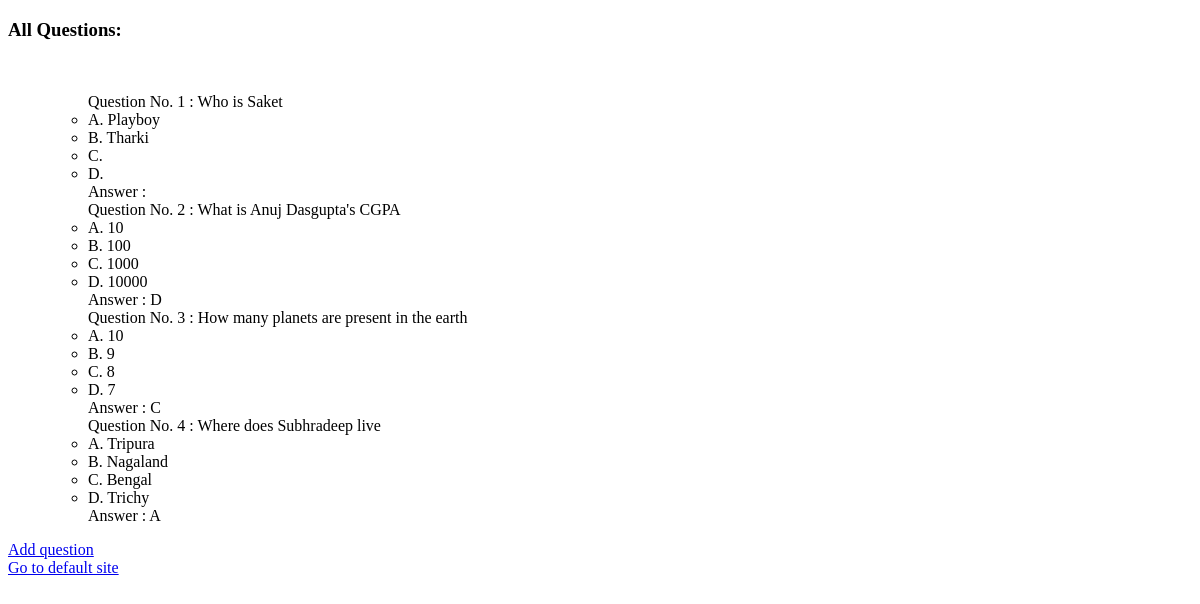
The app's page /prof/question/view_all_ques, older data.
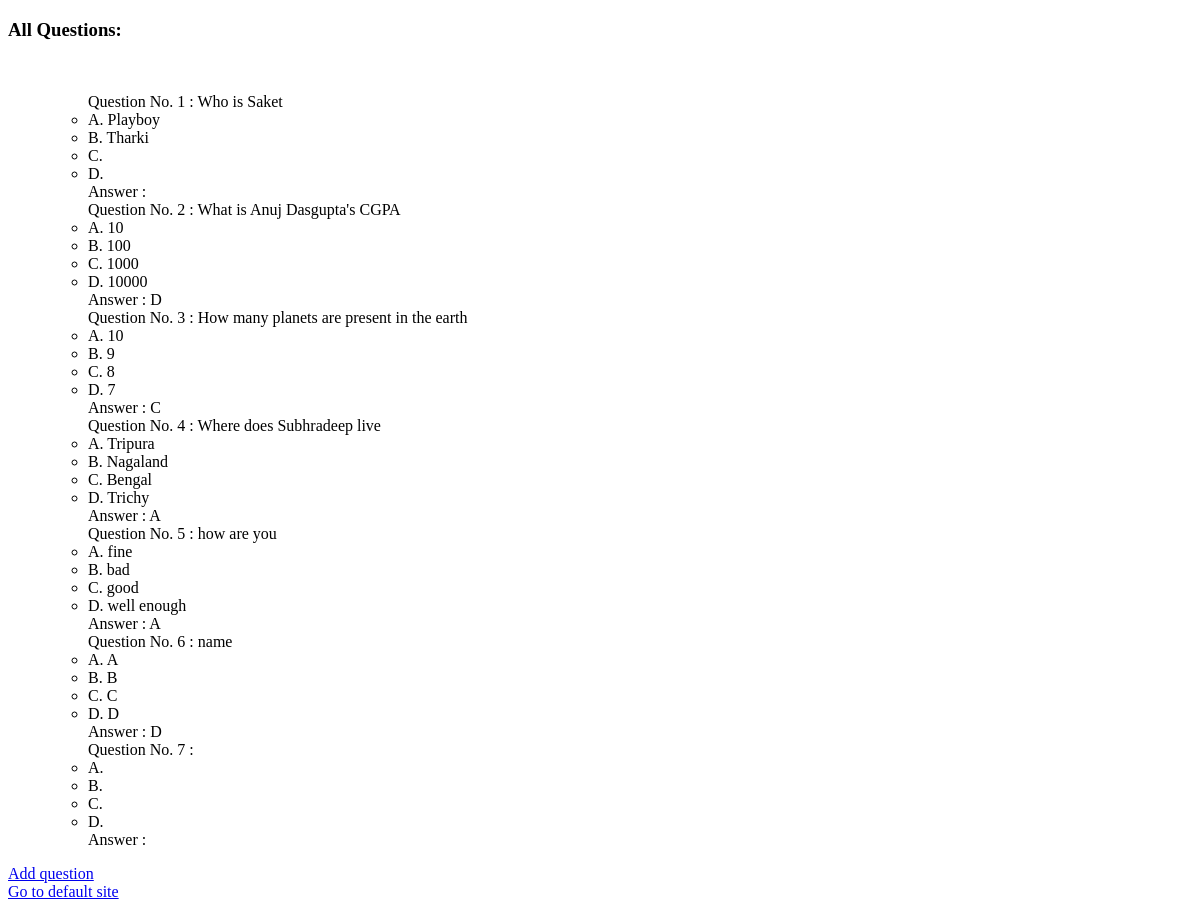
The same page, newer data.
### prof/models.py (models this page shows, shortened)
class Question_DB(models.Model):
    qno = models.AutoField(primary_key=True)
    question = models.CharField(max_length=100)
    optionA = models.CharField(max_length=100)
    optionB = models.CharField(max_length=100)
    optionC = models.CharField(max_length=100)
    optionD = models.CharField(max_length=100)
    answer = models.CharField(max_length=200)

### prof/views.py (the view)
# urls.py: path('question/view_all_ques', views.view_all_ques, name='view_all_ques'),
def view_all_ques(request):
    return render(request, 'prof/view_all_questions.html',{
        'question_db': Question_DB.objects.all()
    })

### prof/templates/prof/view_all_questions.html (shortened to what this page needs)
<!DOCTYPE html>
<html lang="en">
<head>
</head>
<body>
    <h3>All Questions:</h3><br>
    <ol>
        {% for ques in question_db %}
                <ul>Question No. {{ques.qno}} : {{ ques.question }}
                    <li>A. {{ques.optionA}}</li>
                    <li>B. {{ques.optionB}}</li>
                    <li>C. {{ques.optionC}}</li>
                    <li>D. {{ques.optionD}}</li>
                </ul>
                <ul>Answer : {{ques.answer}} </ul>
                {% empty %}
                <h4>No questions in database</h4>
        {% endfor %}
    </ol>
    <a href="{% url 'prof:add_question' %}">Add question</a><br>
    <a href="{% url 'prof:index' %}">Go to default site</a>
</body>
</html>

Row changes from the older to the newer data that the page shows:
added Question_DB: qno "5", question "how are you", optionA "fine", optionB "bad", optionC "good", optionD "well enough", answer "A"
added Question_DB: qno "6", question "name", optionA "A", optionB "B", optionC "C", optionD "D", answer "D"
added Question_DB: qno "7"
